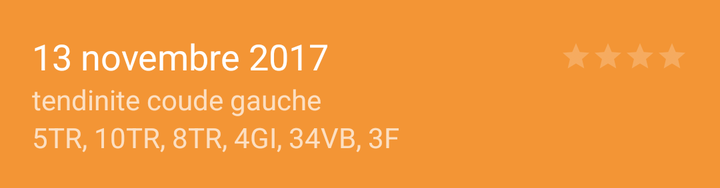
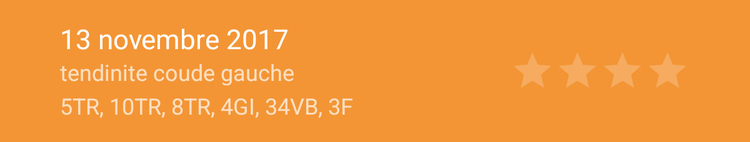

Two renders of one Android screen. The first uses the default layout on a phone; the second uses the alternative layout the repository ships for a different screen configuration, on a matching device. The two XML files are below.
<!-- AndroidManifest.xml: application theme AppTheme -->
<!-- res/layout/session_list_item.xml -->
<?xml version="1.0" encoding="utf-8"?>
<android.support.constraint.ConstraintLayout xmlns:android="http://schemas.android.com/apk/res/android"
    xmlns:app="http://schemas.android.com/apk/res-auto"
    xmlns:tools="http://schemas.android.com/tools"
    android:layout_width="match_parent"
    android:layout_height="wrap_content"
    android:background="?android:attr/selectableItemBackground">


    <TextView
        android:id="@+id/tv_sessions_list_date"
        style="@style/ListItemPrimaryText"
        android:layout_width="wrap_content"
        android:layout_height="wrap_content"
        android:layout_marginStart="16dp"
        android:layout_marginTop="16dp"
        app:layout_constraintStart_toStartOf="parent"
        app:layout_constraintTop_toTopOf="parent"
        tools:text="13 novembre 2017" />

    <RatingBar
        android:id="@+id/rb_session_rating"
        style="@style/Widget.AppCompat.RatingBar.Small"
        android:layout_width="wrap_content"
        android:layout_height="wrap_content"
        android:layout_marginEnd="16dp"
        android:isIndicator="false"
        android:numStars="4"
        app:layout_constraintBottom_toBottomOf="@+id/tv_sessions_list_date"
        app:layout_constraintEnd_toEndOf="parent"
        app:layout_constraintTop_toTopOf="@+id/tv_sessions_list_date" />


    <TextView
        android:id="@+id/tv_sessions_list_goal"
        android:layout_width="wrap_content"
        android:layout_height="wrap_content"
        android:ellipsize="end"
        android:singleLine="true"
        app:layout_constraintStart_toStartOf="@+id/tv_sessions_list_date"
        app:layout_constraintTop_toBottomOf="@+id/tv_sessions_list_date"
        tools:text="tendinite coude gauche" />

    <TextView
        android:id="@+id/tv_session_list_treatment"
        android:layout_width="wrap_content"
        android:layout_height="wrap_content"
        android:layout_marginBottom="16dp"
        android:ellipsize="end"
        android:singleLine="true"
        app:layout_constraintBottom_toBottomOf="@id/view"
        app:layout_constraintStart_toStartOf="@+id/tv_sessions_list_goal"
        app:layout_constraintTop_toBottomOf="@+id/tv_sessions_list_goal"
        app:layout_constraintVertical_bias="0.0"
        tools:text="5TR, 10TR, 8TR, 4GI, 34VB, 3F " />

    
    <View
        android:id="@+id/view"
        style="@style/DividerViewStyle"
        android:layout_marginEnd="@dimen/divider_view_horizontal_padding"
        android:layout_marginStart="@dimen/divider_view_horizontal_padding"
        app:layout_constraintBottom_toBottomOf="parent"
        app:layout_constraintEnd_toEndOf="parent"
        app:layout_constraintStart_toStartOf="parent" />

</android.support.constraint.ConstraintLayout>
<!-- resources referenced by this layout -->
<resources>
  <dimen name="divider_view_horizontal_padding">4dp</dimen>
  <style name="DividerViewStyle">
          <item name="android:layout_width">match_parent</item>
          <item name="android:layout_height">@dimen/divider_view_height</item>
          <item name="android:background">@color/colorItemListDivider</item>
          <item name="android:layout_marginRight">@dimen/divider_view_horizontal_padding</item>
          <item name="android:layout_marginLeft">@dimen/divider_view_horizontal_padding</item>
      </style>
  <style name="ListItemPrimaryText">
          <item name="android:layout_width">wrap_content</item>
          <item name="android:layout_height">wrap_content</item>
          <item name="android:textAppearance">?android:textAppearanceMedium</item>
          <item name="android:textColor">@android:color/white</item>
      </style>
  <style name="AppTheme" parent="Theme.AppCompat">
          
          <item name="colorPrimary">@color/colorPrimary</item>
          <item name="colorPrimaryDark">@color/colorPrimaryDark</item>
          <item name="colorAccent">@color/colorAccent</item>
          <item name="android:windowBackground">@color/colorPrimary</item>
          <item name="actionBarStyle">@style/CustomActionBarStyle</item>
          <item name="buttonStyle">@style/AppTheme.Button</item>
          <item name="radioButtonStyle">@style/AppTheme.RadioButton</item>
      </style>
  <dimen name="divider_view_height">1dp</dimen>
  <color name="colorPrimary">#F39535</color>
  <color name="colorPrimaryDark">#f57c00</color>
  <color name="colorAccent">#1F2830</color>
  <style name="CustomActionBarStyle" parent="Widget.AppCompat.ActionBar">
          <item name="background">@drawable/action_bar</item>
      </style>
  <style name="AppTheme.Button" parent="Widget.AppCompat.Button">
          <item name="android:background">@android:color/white</item>
          <item name="android:textColor">@color/colorAccent</item>
      </style>
  <style name="AppTheme.RadioButton" parent="Widget.AppCompat.CompoundButton.RadioButton">
          <item name="android:colorControlNormal">@color/colorAccent</item>
      </style>
  <!-- drawable action_bar (drawable) -->
  <vector xmlns:android="http://schemas.android.com/apk/res/android"
          android:width="320dp"
          android:height="56dp"
          android:viewportWidth="320.0"
          android:viewportHeight="56.0">
      <path
          android:pathData="M0,0h320v56h-320z"
          android:fillColor="#1F2830"/>
      <group>
          <clip-path android:pathData="M134,2h52v52h-52z M 0,0" />
      <group>
          <clip-path android:pathData="M134,9h52v36h-52z M 0,0" />
      </group>
      </group>
      <group>
          <clip-path android:pathData="M232,-1h88v57h-88z M 0,0" />
      </group>
      <group>
          <clip-path android:pathData="M0,0h110v56h-110z M 0,0" />
      </group>
      <group>
          <clip-path android:pathData="M254.7,0l40.81,56l-183.52,-0l76.84,-56z M 0,0" />
      </group>
      <group>
          <clip-path android:pathData="M51,0h158v41h-158z M 0,0" />
      </group>
  </vector>
</resources>
<!-- res/layout-sw600dp/session_list_item.xml (the repository's variant of the layout above) -->
<!-- drawn on a 7-inch tablet held upright -->
<?xml version="1.0" encoding="utf-8"?>
<android.support.constraint.ConstraintLayout xmlns:android="http://schemas.android.com/apk/res/android"
    xmlns:app="http://schemas.android.com/apk/res-auto"
    xmlns:tools="http://schemas.android.com/tools"
    android:layout_width="match_parent"
    android:layout_height="wrap_content"
    android:background="?android:attr/selectableItemBackground">


    <TextView
        android:id="@+id/tv_sessions_list_date"
        style="@style/ListItemPrimaryText"
        android:layout_width="wrap_content"
        android:layout_height="wrap_content"
        android:layout_marginStart="48dp"
        android:layout_marginTop="16dp"
        app:layout_constraintStart_toStartOf="parent"
        app:layout_constraintTop_toTopOf="parent"
        tools:text="13 novembre 2017" />

    <RatingBar
        android:id="@+id/rb_session_rating"
        style="@style/Widget.AppCompat.RatingBar.Indicator"
        android:layout_width="wrap_content"
        android:layout_height="wrap_content"
        android:layout_marginBottom="8dp"
        android:layout_marginEnd="48dp"
        android:layout_marginTop="8dp"
        android:isIndicator="false"
        android:numStars="4"
        app:layout_constraintBottom_toBottomOf="parent"
        app:layout_constraintEnd_toEndOf="parent"
        app:layout_constraintTop_toTopOf="parent" />


    <TextView
        android:id="@+id/tv_sessions_list_goal"
        style="@style/ListItemSecondaryText"
        android:layout_height="23dp"
        android:ellipsize="end"
        android:singleLine="true"
        app:layout_constraintStart_toStartOf="@+id/tv_sessions_list_date"
        app:layout_constraintTop_toBottomOf="@+id/tv_sessions_list_date"
        tools:text="tendinite coude gauche" />

    <TextView
        android:id="@+id/tv_session_list_treatment"
        style="@style/ListItemSecondaryText"
        android:layout_marginBottom="16dp"
        android:layout_marginTop="4dp"
        android:ellipsize="end"
        android:singleLine="true"
        app:layout_constraintBottom_toTopOf="@+id/view"
        app:layout_constraintStart_toStartOf="@+id/tv_sessions_list_goal"
        app:layout_constraintTop_toBottomOf="@+id/tv_sessions_list_goal"
        tools:text="5TR, 10TR, 8TR, 4GI, 34VB, 3F " />

    
    <View
        android:id="@+id/view"
        style="@style/DividerViewStyle"
        android:layout_marginEnd="@dimen/divider_view_horizontal_padding"
        android:layout_marginStart="@dimen/divider_view_horizontal_padding"
        app:layout_constraintBottom_toBottomOf="parent"
        app:layout_constraintEnd_toEndOf="parent"
        app:layout_constraintStart_toStartOf="parent" />

</android.support.constraint.ConstraintLayout>
<!-- resources referenced by the variant -->
<!-- as a 7-inch tablet held upright resolves them -->
<resources>
  <dimen name="divider_view_horizontal_padding">4dp</dimen>
  <style name="DividerViewStyle">
          <item name="android:layout_width">match_parent</item>
          <item name="android:layout_height">@dimen/divider_view_height</item>
          <item name="android:background">@color/colorItemListDivider</item>
          <item name="android:layout_marginRight">@dimen/divider_view_horizontal_padding</item>
          <item name="android:layout_marginLeft">@dimen/divider_view_horizontal_padding</item>
      </style>
  <!-- from res/values-sw600dp/ -->
  <style name="ListItemPrimaryText">
          <item name="android:layout_width">wrap_content</item>
          <item name="android:layout_height">wrap_content</item>
          <item name="android:textAppearance">?android:textAppearanceLarge</item>
          <item name="android:textColor">@android:color/white</item>
      </style>
  <!-- from res/values-sw600dp/ -->
  <style name="ListItemSecondaryText">
          <item name="android:layout_width">wrap_content</item>
          <item name="android:layout_height">wrap_content</item>
          <item name="android:textAppearance">?android:textAppearanceMedium</item>
      </style>
  <style name="AppTheme" parent="Theme.AppCompat">
          
          <item name="colorPrimary">@color/colorPrimary</item>
          <item name="colorPrimaryDark">@color/colorPrimaryDark</item>
          <item name="colorAccent">@color/colorAccent</item>
          <item name="android:windowBackground">@color/colorPrimary</item>
          <item name="actionBarStyle">@style/CustomActionBarStyle</item>
          <item name="buttonStyle">@style/AppTheme.Button</item>
          <item name="radioButtonStyle">@style/AppTheme.RadioButton</item>
      </style>
  <dimen name="divider_view_height">1dp</dimen>
  <color name="colorPrimary">#F39535</color>
  <color name="colorPrimaryDark">#f57c00</color>
  <color name="colorAccent">#1F2830</color>
  <style name="CustomActionBarStyle" parent="Widget.AppCompat.ActionBar">
          <item name="background">@drawable/action_bar</item>
      </style>
  <style name="AppTheme.Button" parent="Widget.AppCompat.Button">
          <item name="android:background">@android:color/white</item>
          <item name="android:textColor">@color/colorAccent</item>
      </style>
  <style name="AppTheme.RadioButton" parent="Widget.AppCompat.CompoundButton.RadioButton">
          <item name="android:colorControlNormal">@color/colorAccent</item>
      </style>
  <!-- drawable action_bar (drawable) -->
  <vector xmlns:android="http://schemas.android.com/apk/res/android"
          android:width="320dp"
          android:height="56dp"
          android:viewportWidth="320.0"
          android:viewportHeight="56.0">
      <path
          android:pathData="M0,0h320v56h-320z"
          android:fillColor="#1F2830"/>
      <group>
          <clip-path android:pathData="M134,2h52v52h-52z M 0,0" />
      <group>
          <clip-path android:pathData="M134,9h52v36h-52z M 0,0" />
      </group>
      </group>
      <group>
          <clip-path android:pathData="M232,-1h88v57h-88z M 0,0" />
      </group>
      <group>
          <clip-path android:pathData="M0,0h110v56h-110z M 0,0" />
      </group>
      <group>
          <clip-path android:pathData="M254.7,0l40.81,56l-183.52,-0l76.84,-56z M 0,0" />
      </group>
      <group>
          <clip-path android:pathData="M51,0h158v41h-158z M 0,0" />
      </group>
  </vector>
</resources>
